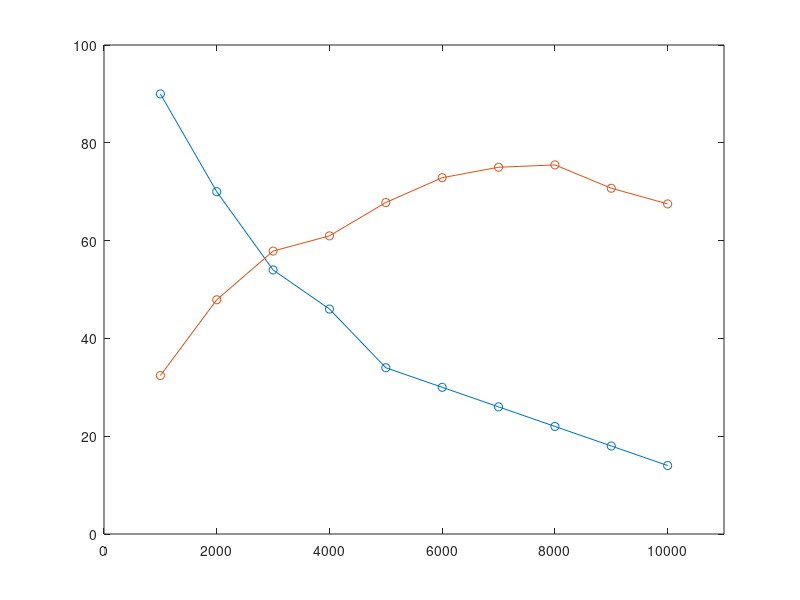

Recreate this plot in MATLAB.
t=[90 70 54 46 34 30 26 22 18 14];
degree=[32.4 47.9 57.86 60.97 67.79 72.86 75 75.48 70.71 67.5];
x=[1000 2000 3000 4000 5000 6000 7000 8000 9000 10000];
plot(x,t,'o-');
hold on;
plot(x,degree,'o-');
axis([0 11000 0 100])


